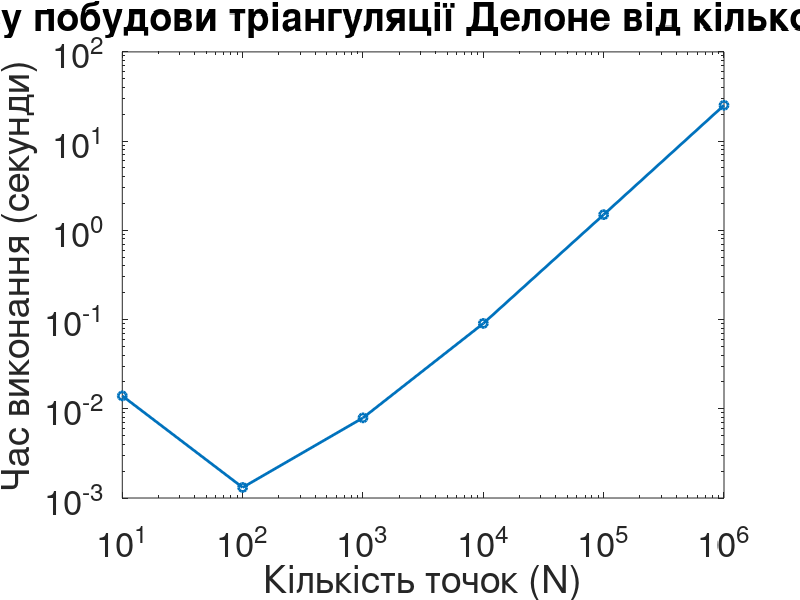

The MATLAB script that drew this image:
function QHullTest
   k = 10;
   nValues = [k, k .^ 2, k .^ 3, k .^ 4, k .^ 5, k .^ 6];

   len = length(nValues);
   times = zeros(1, len);

   for i = 1: len
       n = nValues(i);

       points = randi([1, 100000], n, 2);

       tic;
       tri = delaunay(points);
       times(i) = toc;
   end

   loglog(nValues, times, '-o', 'LineWidth', 2);
   xlabel('Кількість точок (N)');
   ylabel('Час виконання (секунди)');
   title('Залежність часу побудови тріангуляції Делоне від кількості вхідних точок');
   set(gca, 'FontSize', 25);



#   a = 3;
#   b = 1;
#
#   r = 1;
#
#   n = 1000;
#   t = linspace(0, 2 .* pi, n);
#   t(end) = [];
#
#   x = a .* r .* cos(t);
#   y = b .* r .* sin(t);
#
#   ni = 20;
#   lastIndex = n - floor(n ./ ni);
#
#   indexes = floor(linspace(1, lastIndex, ni));
#
#   xi = x(indexes);
#   yi = y(indexes);
#tic;
#   tri = delaunay(xi, yi);
#toc;
#
#   plot(x, y, 'LineStyle', '-', 'LineWidth', 2, 'Color', 'b', 'DisplayName',
#   'Область');
#
#   hold on;
#
#   triplot(tri, xi, yi, 'LineStyle', '-',
#      'LineWidth', 2, 'Color', 'g', 'Marker', 'o', 'MarkerSize', 2,
#      'MarkerEdgeColor', 'r', 'MarkerFaceColor', 'r', 'DisplayName',
#      'Тріангуляція');
#
#   hold off;
#   grid on;
#   axis equal;
#
#   set(gca, 'FontSize', 25);
#   title('Тріангуляція Делоне');
#   legend('Fontsize', 25, 'Location', 'northeast');
endfunction

